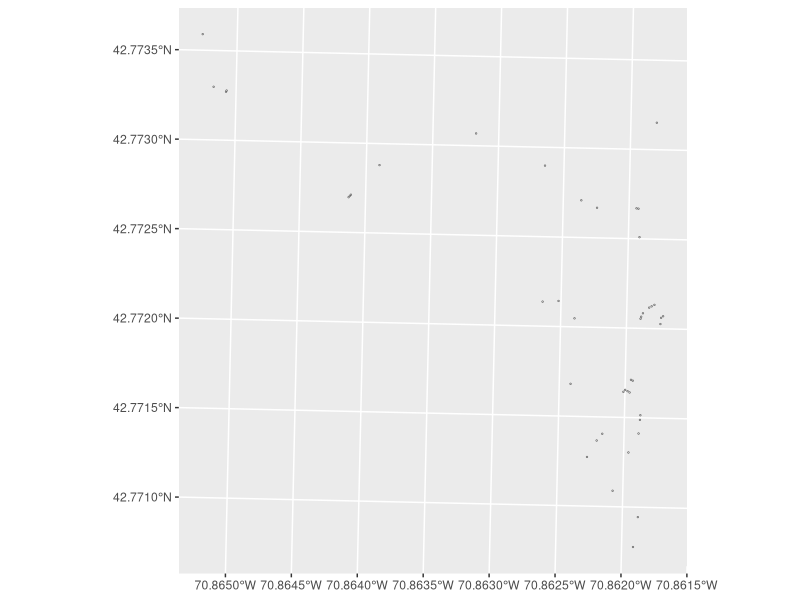
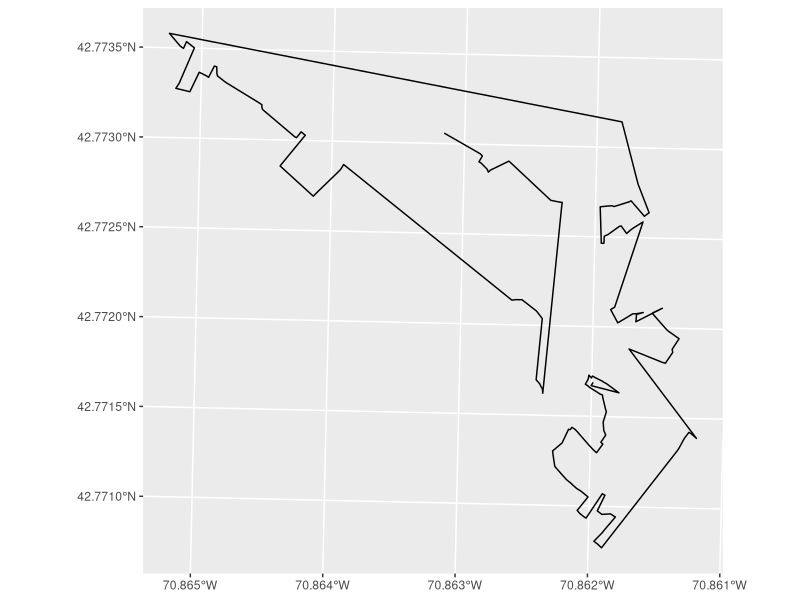
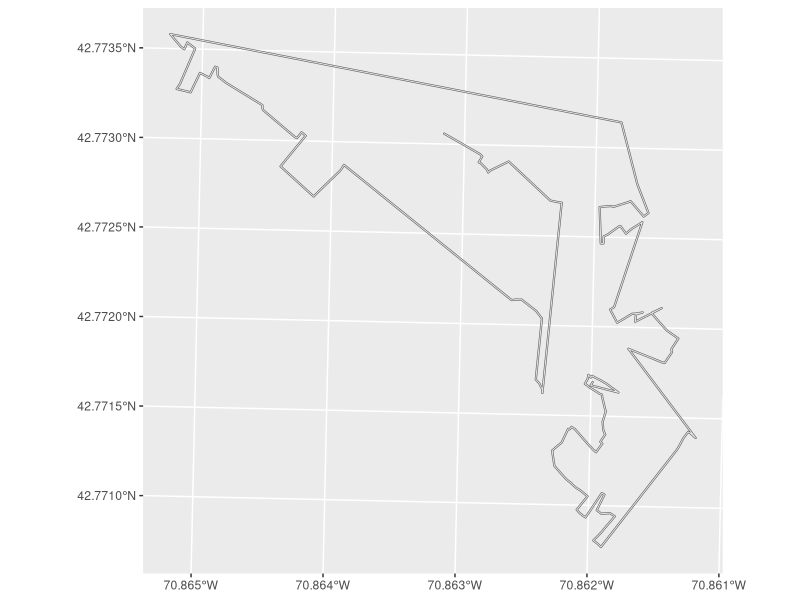

The R source for these figures, in order:
## ---- chunk 1
knitr::opts_chunk$set(echo = TRUE)
## ---- chunk 2
library(readr)
library(ggplot2)
library(sf)
library(stars)
library (dplyr)
library(tidyverse)

buffer<-0.5

field_points<-read_csv("14Oct2018_revised.csv")

points<-filter(field_points, SampFormat == "1 mu")

## ---- chunk 3
points_sf<- st_as_sf(points, coords = c("Easting", "Northing"), crs=26919)

points_buf<- st_buffer(points_sf, buffer)

ggplot()+
   geom_sf(data = points_buf)
## ---- chunk 4
lines<-filter(field_points, SampFormat == "line") 

lines_sf<- st_as_sf(lines, coords = c("Easting", "Northing"), crs=26919)|>
   group_by(SampFormat)|>
   dplyr::summarize(do_union=FALSE)|>
   st_cast("LINESTRING")

ggplot() + geom_sf(data=lines_sf)

## ---- chunk 5
lines_buf<- st_buffer(lines_sf, buffer)

ggplot()+
   geom_sf(data = lines_buf)
## ---- chunk 6

 
